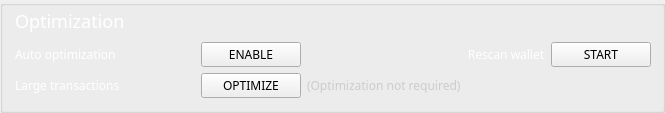
          <widget class="QGroupBox" name="groupBox_8">
           <property name="styleSheet">
            <string notr="true">border-bottom: 1px solid #444;
</string>
           </property>
           <property name="title">
            <string/>
           </property>
           <layout class="QGridLayout" name="gridLayout_19">
            <property name="leftMargin">
             <number>12</number>
            </property>
            <property name="topMargin">
             <number>0</number>
            </property>
            <property name="bottomMargin">
             <number>12</number>
            </property>
            <item row="2" column="0">
             <widget class="QLabel" name="label_28">
              <property name="minimumSize">
               <size>
                <width>180</width>
                <height>25</height>
               </size>
              </property>
              <property name="maximumSize">
               <size>
                <width>180</width>
                <height>25</height>
               </size>
              </property>
              <property name="font">
               <font>
                <family>Poppins</family>
               </font>
              </property>
              <property name="styleSheet">
               <string notr="true">color: #fff; 
border: 0px;
</string>
              </property>
              <property name="text">
               <string>Large transactions</string>
              </property>
              <property name="alignment">
               <set>Qt::AlignLeading|Qt::AlignLeft|Qt::AlignVCenter</set>
              </property>
             </widget>
            </item>
            <item row="0" column="0" colspan="2">
             <widget class="QLabel" name="label_26">
              <property name="sizePolicy">
               <sizepolicy hsizetype="Expanding" vsizetype="Preferred">
                <horstretch>0</horstretch>
                <verstretch>0</verstretch>
               </sizepolicy>
              </property>
              <property name="minimumSize">
               <size>
                <width>0</width>
                <height>30</height>
               </size>
              </property>
              <property name="maximumSize">
               <size>
                <width>16777215</width>
                <height>32</height>
               </size>
              </property>
              <property name="sizeIncrement">
               <size>
                <width>0</width>
                <height>0</height>
               </size>
              </property>
              <property name="font">
               <font>
                <family>Poppins</family>
                <pointsize>-1</pointsize>
               </font>
              </property>
              <property name="styleSheet">
               <string notr="true">color: #fff; 
font-size: 18px;
 border: 0px;</string>
              </property>
              <property name="text">
               <string>Optimization</string>
              </property>
              <property name="alignment">
               <set>Qt::AlignLeading|Qt::AlignLeft|Qt::AlignVCenter</set>
              </property>
             </widget>
            </item>
            <item row="2" column="2">
             <widget class="QLabel" name="m_optimizationMessage">
              <property name="minimumSize">
               <size>
                <width>0</width>
                <height>20</height>
               </size>
              </property>
              <property name="maximumSize">
               <size>
                <width>16777215</width>
                <height>20</height>
               </size>
              </property>
              <property name="font">
               <font>
                <family>Poppins</family>
               </font>
              </property>
              <property name="styleSheet">
               <string notr="true">color: #ccc; 

 border: 0px;</string>
              </property>
              <property name="text">
               <string>(Optimization not required)</string>
              </property>
              <property name="alignment">
               <set>Qt::AlignLeading|Qt::AlignLeft|Qt::AlignVCenter</set>
              </property>
             </widget>
            </item>
            <item row="1" column="4">
             <widget class="QPushButton" name="b2_rescanButton">
              <property name="minimumSize">
               <size>
                <width>100</width>
                <height>25</height>
               </size>
              </property>
              <property name="maximumSize">
               <size>
                <width>150</width>
                <height>25</height>
               </size>
              </property>
              <property name="font">
               <font>
                <family>Poppins</family>
               </font>
              </property>
              <property name="styleSheet">
               <string notr="true">/* This button style is handled automatically by OverviewFrame:setStyles() (in OverviewFrame.cpp) */</string>
              </property>
              <property name="text">
               <string>START</string>
              </property>
             </widget>
            </item>
            <item row="1" column="0">
             <widget class="QLabel" name="label_27">
              <property name="minimumSize">
               <size>
                <width>180</width>
                <height>25</height>
               </size>
              </property>
              <property name="maximumSize">
               <size>
                <width>180</width>
                <height>25</height>
               </size>
              </property>
              <property name="font">
               <font>
                <family>Poppins</family>
               </font>
              </property>
              <property name="styleSheet">
               <string notr="true">color: #fff; 
border: 0px;
</string>
              </property>
              <property name="text">
               <string>Auto optimization</string>
              </property>
              <property name="alignment">
               <set>Qt::AlignLeading|Qt::AlignLeft|Qt::AlignVCenter</set>
              </property>
             </widget>
            </item>
            <item row="2" column="1">
             <widget class="QPushButton" name="b2_optimizeButton">
              <property name="sizePolicy">
               <sizepolicy hsizetype="Minimum" vsizetype="Fixed">
                <horstretch>0</horstretch>
                <verstretch>0</verstretch>
               </sizepolicy>
              </property>
              <property name="minimumSize">
               <size>
                <width>100</width>
                <height>25</height>
               </size>
              </property>
              <property name="maximumSize">
               <size>
                <width>150</width>
                <height>25</height>
               </size>
              </property>
              <property name="font">
               <font>
                <family>Poppins</family>
               </font>
              </property>
              <property name="styleSheet">
               <string notr="true">/* This button style is handled automatically by OverviewFrame:setStyles() (in OverviewFrame.cpp) */</string>
              </property>
              <property name="text">
               <string>OPTIMIZE</string>
              </property>
             </widget>
            </item>
            <item row="1" column="1">
             <widget class="QPushButton" name="b2_autoOptimizeButton">
              <property name="sizePolicy">
               <sizepolicy hsizetype="Minimum" vsizetype="Fixed">
                <horstretch>0</horstretch>
                <verstretch>0</verstretch>
               </sizepolicy>
              </property>
              <property name="minimumSize">
               <size>
                <width>100</width>
                <height>20</height>
               </size>
              </property>
              <property name="maximumSize">
               <size>
                <width>150</width>
                <height>25</height>
               </size>
              </property>
              <property name="font">
               <font>
                <family>Poppins</family>
               </font>
              </property>
              <property name="styleSheet">
               <string notr="true">/* This button style is handled automatically by OverviewFrame:setStyles() (in OverviewFrame.cpp) */</string>
              </property>
              <property name="text">
               <string>ENABLE</string>
              </property>
             </widget>
            </item>
            <item row="1" column="3">
             <widget class="QLabel" name="label_29">
              <property name="minimumSize">
               <size>
                <width>0</width>
                <height>20</height>
               </size>
              </property>
              <property name="maximumSize">
               <size>
                <width>16777215</width>
                <height>20</height>
               </size>
              </property>
              <property name="font">
               <font>
                <family>Poppins</family>
               </font>
              </property>
              <property name="styleSheet">
               <string notr="true">color: #fff; 

 border: 0px;</string>
              </property>
              <property name="text">
               <string>Rescan wallet</string>
              </property>
              <property name="alignment">
               <set>Qt::AlignCenter</set>
              </property>
             </widget>
            </item>
           </layout>
          </widget>
